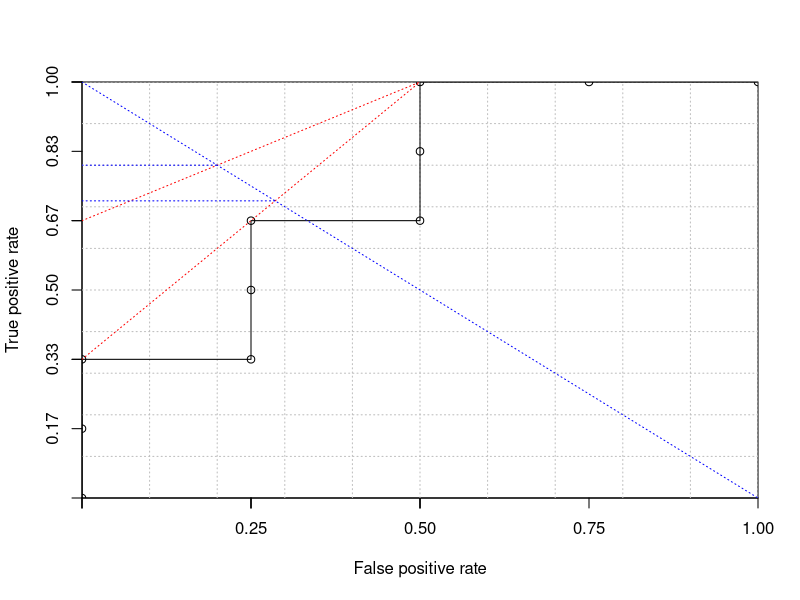

The R script that drew this image:
## ---- chunk 1
#| echo: false

# Data definition
ranking <- c(1, 1, 1, 0, 1, 0, 0, 1, 0, 0)
x <- c(0, 0, 0, 300, 300, 300, 600, 600, 600, 900, 1200)
y <- c(0, 200, 400, 400, 600, 800, 800, 1000, 1200, 1200, 1200)

# Plot dimensions
h <- 1200 # height of plot
w <- 1200 # width of plot
grid.step <- 120

# Initialize the plot
plot(
  c(0, w), c(0, h),
  xaxs = "i", yaxs = "i", # Inner plotting area
  xaxt = 'n', yaxt = 'n', # Suppress default axes
  type = "n",             # Empty canvas
  xlab = "False positive rate", 
  ylab = "True positive rate"
)

# Draw axes with custom labels
axis(1, at = x, labels = c('', '', '', '0.25', '', '', '0.50', '', '', '0.75', '1.00'))
axis(2, at = y, labels = c('', '0.17', '0.33', '', '0.50', '0.67', '', '0.83', '1.00', '', ''))

# Add a grid
gx <- grid.step
while (gx <= w) {
  abline(v = gx, col = "gray", lty = "dotted")
  gx <- gx + grid.step
}

gy <- grid.step
while (gy <= h) {
  abline(h = gy, col = "gray", lty = "dotted")
  gy <- gy + grid.step
}

# Draw curve connecting points
lines(x, y, lty = 1, type = 'o') # 'o' for points and lines

# Add isometric lines
segments(x[3], y[3], x[9], y[9], lty = 3, col = "red")
segments(x[1], y[6], x[9], y[9], lty = 3, col = "red")

# Draw descending diagonal
abline(a = 1200, b = -h / w, lty = 3, col = "blue")

# Add extra horizontal segments
segments(0, 960, 240, 960, lty = 3, col = "blue")
segments(0, 12000 / 14, 4800 / 14, 12000 / 14, lty = 3, col = "blue")

# Annotations (if needed, uncomment and adjust positions)
# text(x[4] + 10, y[4] - 15, "A", col = "red")
# text(x[6] + 10, y[6] - 15, "B", col = "red")
# text(x[9] + 10, y[9] - 15, "C", col = "red")

# Save to a file (optional, uncomment to enable)
# png(height = h, width = w, filename = "pn-nested.png")
# dev.off()
